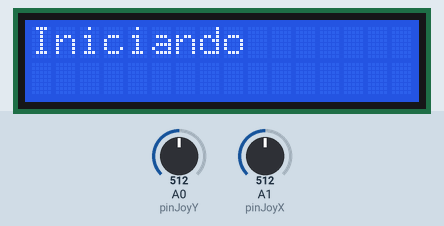
A sketch run on a simulated Arduino Uno, built with avr-gcc and run on an emulated ATmega328P. Shown: 16×2 character LCD. Inputs (shaded band) come from the test bench; at power-on: A0 (pinJoyY) = 512, A1 (pinJoyX) = 512. No radio packets arrive unless stated; what the sketch prints to the serial monitor is not drawn.

Above: at 1.1 s.
At 3.2 s:
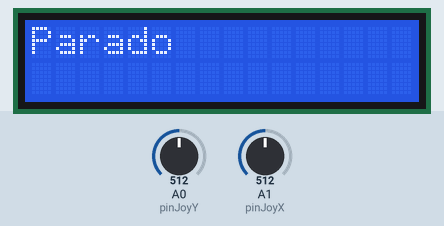
3.3 s: A0 (pinJoyY) set to 548
4.8 s: A0 (pinJoyY) set to 578
At 5.2 s:
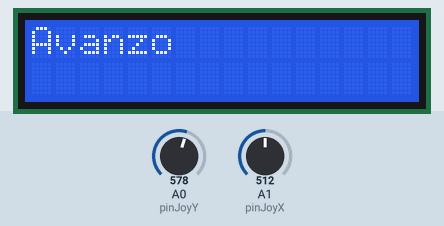
6.4 s: A1 (pinJoyX) set to 545
9.4 s: A1 (pinJoyX) set to 576
At 10.1 s:
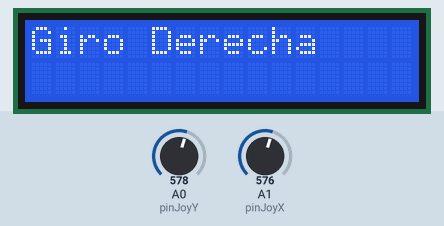
11.1 s: A1 (pinJoyX) set to 450
At 11.8 s:
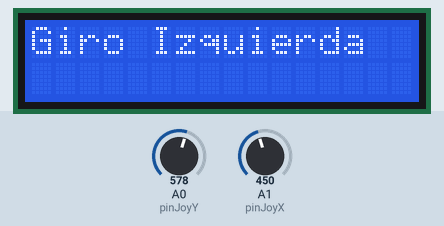
12.7 s: A1 (pinJoyX) set to 472
At 13.4 s:
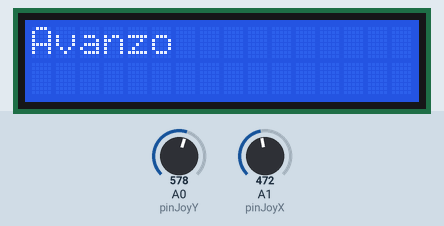
Timing chart, 0 to 15.4 s (numbered marks = the images above; inputs shaded):
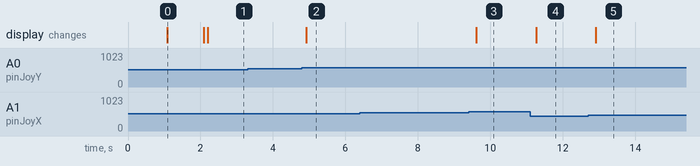

The sketch:

emisora.ino
```cpp
/*
   Emisora radiofrecuencia

   Sergio de Mingo
   Febrero 2019
*/

#include <LiquidCrystal_I2C.h>
#include "com.h"

state stmsg;
control ctlmsg;

LiquidCrystal_I2C lcd(0x27, 16, 2);  // LCD addr: 0x27

const int pinJoyY = A0;
const int pinJoyX = A1;
byte printed_ctl = 0;
bool check;

// PROGRAMA PRINCIPAL

void setup(void) {
  Serial.begin(9600);
  delay(1000);

  lcd.init();
  lcd.backlight();
  lcd.setCursor(0, 0);
  lcd.print("Iniciando");
  Serial.println("Emisora iniciada");

  /*
  pinMode(boton1, INPUT);
  pinMode(boton2, INPUT);
  pinMode(boton3, INPUT);
  */

  //zero_state(&st);
  init_base_radio();
  delay(1000);

  ctlmsg.steering = STOP;
  lcd.print("Parado          ");
}

void loop(void) {
  int Xvalue = 0;
  int Yvalue = 0;

  Xvalue = analogRead(pinJoyX);
  delay(100);  //es necesaria una pequeña pausa entre lecturas analógicas
  Yvalue = analogRead(pinJoyY);

  // Reviso coordenada Y del joystick:
  if (Yvalue < 460) {
    ctlmsg.steering = BACKWARD;
  }
  if ((Yvalue >= 460) && (Yvalue <= 560)) {
    ctlmsg.steering = STOP;
  }
  if (Yvalue > 560) {
    ctlmsg.steering = FORWARD;
  }

  // Reviso coordenada X del joystick:
  if (Xvalue < 460) {
    ctlmsg.steering = TURN_LEFT;
  }

  if (Xvalue > 560) {
    ctlmsg.steering = TURN_RIGHT;
  }

  // Imprimo comando en pantalla solo si cambia
  if (printed_ctl != ctlmsg.steering) {
    lcd.setCursor(0, 0);
    if (ctlmsg.steering == FORWARD) {
      lcd.print("Avanzo          ");
    }
    if (ctlmsg.steering == STOP) {
      lcd.print("Parado          ");
    }
    if (ctlmsg.steering == BACKWARD) {
      lcd.print("Retrocedo       ");
    }
    if (ctlmsg.steering == TURN_RIGHT) {
      lcd.print("Giro Derecha    ");
    }
    if (ctlmsg.steering == TURN_LEFT) {
      lcd.print("Giro Izquierda  ");
    }
    printed_ctl == ctlmsg.steering;
  }


  // ---- ENVIAMOS CONTROL DE EJEMPLO AL ROVER ---


  Serial.println("Envio mensaje de control");
  Serial.println(ctlmsg.steering);

  check=send_control(&ctlmsg);
  if (check == true){
    Serial.println("ok");
  }else{
    Serial.println("error");
  }


  //delay(1000);

}
```

com.cpp
```cpp
/*
   Libreria de pruebas para enviar telemetría con NRF24L01

   Sergio de Mingo
   Febrero 2019
*/

#include <nRF24L01.h>
#include <RF24.h>
#include "com.h"

#define BASE_SIDE 0
#define ROVER_SIDE 1

#define pinCE 8
#define pinCSN 10

RF24 radio(pinCE, pinCSN);

const uint64_t pipes[2] = {
    0xE8E8F0F0E1LL, // rover-base pipe / state pipe
    0xF0F0F0F0D2LL  // base-rover pipe / control pipe
};
char buf[CONTROL_SZ];
byte side;

int send_errors;
int send_tries;

void init_rover_radio()
{
  radio.begin();
  radio.setRetries(15, 15);

  // open rover-base pipe (status pipe)
  radio.openWritingPipe(pipes[0]);

  //open base-rover pipe (ctl pipe)
  radio.openReadingPipe(1, pipes[1]);

  radio.startListening();

  side = ROVER_SIDE;
  reset_stats();
}

void init_base_radio()
{
  radio.begin();
  radio.setRetries(15, 15);

  // open rover-base pipe (status pipe)
  radio.openReadingPipe(1, pipes[0]);

  //open base-rover pipe (ctl pipe)
  radio.openWritingPipe(pipes[1]);

  //radio.startListening();

  side = BASE_SIDE;
  reset_stats();
}

void reset_stats()
{
  send_errors = 0;
  send_tries = 0;
}

int send_stats()
{
  return 99 - ((send_errors * 100) / send_tries);
}

//
// Packing and unpacking
//

int packInt8(char *buf, int num, int off)
{
  buf[off++] = num & 0xFF;
  return off;
}

int packInt16(char *buf, int num, int off)
{
  buf[off++] = (num >> 8) & 0xFF;
  buf[off++] = (num)&0xFF;
  return off;
}

int unpackInt8(char *buf, char *n, int off)
{
  char a = buf[off];
  if ((a & (1 << 7)))
  {
    a = a - (1 << 8);
  }
  *n = a;
  return off + 1;
}

int unpackInt16(char *buf, int *n, int off)
{
  int a = (buf[off] << 8) + (buf[off + 1] & 0xFF);
  if ((a & (1 << 15)))
  {
    a = a - (1 << 16);
  }
  *n = a;
  return off + 2;
}

//
// State messages
//

int packState(char *buf, state *st)
{
  int off = 0;
  off = packInt8(buf, st->batery, off);
  off = packInt8(buf, st->mode, off);
  return off;
}

int unpackState(char *buf, state *st)
{
  int off = 0;
  off = unpackInt8(buf, &st->batery, off);
  off = unpackInt8(buf, &st->mode, off);
  return off;
}

void zero_state(state *st)
{
  st->batery = 0;
  st->mode = 0;
}

bool send_state(state *s)
{
  radio.stopListening();

  if (send_tries >= 100)
  {
    reset_stats();
  }
  memset(buf, 0, sizeof(buf));
  packState(buf, s);
  bool err = radio.write(buf, sizeof(buf));
  if (!err)
  {
    send_errors++;
  }
  send_tries++;

  radio.startListening();
  return err;
}

bool receive_state(state *s)
{

  if (radio.available())
  {
    radio.read(&buf, CONTROL_SZ);
    unpackState(buf, s);
    return true;
  }
  return false;
}


//
// Control messages
//

int pack_control(char *buf, control *c)
{
  int off = 0;
  off = packInt8(buf, c->steering, off);
  off = packInt8(buf, c->course, off);
  return off;
}

int unpack_control(char *buf, control *c)
{
  int off = 0;
  off = unpackInt8(buf, &c->steering, off);
  off = unpackInt8(buf, &c->course, off);
  return off;
}

bool send_control(control *c)
{
  radio.stopListening();

  memset(buf, 0, sizeof(buf));
  pack_control(buf, c);
  bool r = radio.write(buf, sizeof(buf));

  radio.startListening();
  return r;
}

/*
bool receive_control(control *c)
{
  if (radio.available())
  {
    radio.read(&buf, CONTROL_SZ);
    unpack_control(buf, c);
    return true;
  }
  return false;
}
*/
```

com.h
```cpp
/*
   Libreria de pruebas para enviar datos con NRF24L01

   Sergio de Mingo
   Enero 2020
*/

#ifndef COM_H
#define COM_H

#define CONTROL_SZ 2

// Rover -> Base messages
struct state
{
  byte batery; // V. Bateria x 10
  byte mode;   // maniobra o modo actual
};
typedef struct state state;

void zero_state(state *st);
bool send_state(state *s);
bool receive_state(state *s);

// Base -> Rover messages
struct control
{
  byte steering;
  byte course;
};
typedef struct control control;

bool send_control(control *c);
bool receive_control(control *c);

// Rover commands
const byte STOP = 1;
const byte FORWARD = 2;
const byte BACKWARD = 3;

const byte STRAIGHT = 4;
const byte TURN_RIGHT = 5;
const byte TURN_LEFT = 6;

void init_rover_radio();
void init_base_radio();
void reset_stats();

#endif
```

Measured:
- the behaviour switches between 560 and 561 on A0 (pinJoyY) (found by bisection; images 1 and 2)
- the behaviour switches between 560 and 561 on A1 (pinJoyX) (found by bisection; images 2 and 3)
- the behaviour switches between 459 and 460 on A1 (pinJoyX) (found by bisection; images 4 and 5)
- after the input at 3.3 s, every drawn part: stays the same
- after the input at 4.8 s, the display: changes after 0.11 s (image 2)
- after the input at 6.4 s, every drawn part: stays the same
- after the input at 9.4 s, the display: changes after 0.22 s (image 3)
- after the input at 11.1 s, the display: changes after 0.16 s (image 4)
- after the input at 12.7 s, the display: changes after 0.21 s (image 5)
